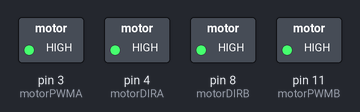
Simulated run of this sketch. Board: Arduino Uno, built with avr-gcc and run on an emulated ATmega328P. On the bench: switched loads named in the sketch (green lamp = pin HIGH). What the sketch prints to the serial monitor is not drawn.

Above: at 0.1 s.
Timing chart, 0 to 1.6 s (numbered marks = the images above):
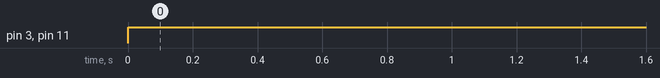

Measured:
- by itself, pin 3 (motorPWMA), pin 11 (motorPWMB): LOW → HIGH at 0.00 s

The sketch:

printerCtrl2.ino
```cpp
int motorPWMA = 3;
int motorDIRA = 4;
int motorPWMB = 11;
int motorDIRB = 8;

int v = 0;
int sens = 0;

void setup() {
  Serial.begin (9600);
  Serial.println();

  pinMode(motorPWMA, OUTPUT);
  pinMode(motorDIRA, OUTPUT);
  pinMode(motorPWMB, OUTPUT);
  pinMode(motorDIRB, OUTPUT);
  digitalWrite(motorDIRA, HIGH);
  digitalWrite(motorDIRB, HIGH);

  Serial.println("Motor Ready");


}

void loop() {
  /*if(sens == 0)
  {
    v = v + 1;
  } else {
    v = v - 1;
  }

  if(v < 0) {
    v = 0;
    sens = 0;
  } else if(v > 255) {
    sens = 1;
  }
  Serial.println(v);*/
  analogWrite(motorPWMA, 255);
  analogWrite(motorPWMB, 255);
  delay(100);
}
```
